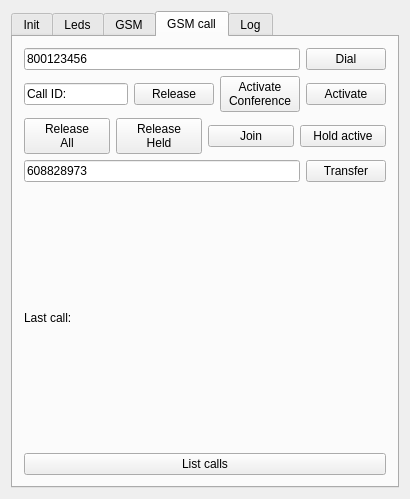
<?xml version="1.0" encoding="UTF-8"?>
<ui version="4.0">
 <class>MainWindow</class>
 <widget class="QMainWindow" name="MainWindow">
  <property name="geometry">
   <rect>
    <x>0</x>
    <y>0</y>
    <width>410</width>
    <height>499</height>
   </rect>
  </property>
  <property name="windowTitle">
   <string>MainWindow</string>
  </property>
  <widget class="QWidget" name="centralWidget">
   <layout class="QVBoxLayout" name="verticalLayout_3">
    <item>
     <widget class="QTabWidget" name="tabWidget">
      <property name="currentIndex">
       <number>3</number>
      </property>
      <widget class="QWidget" name="tabInit">
       <attribute name="title">
        <string>Init</string>
       </attribute>
       <layout class="QHBoxLayout" name="horizontalLayout_2">
        <item>
         <widget class="QTextBrowser" name="tbInit"/>
        </item>
       </layout>
      </widget>
      <widget class="QWidget" name="tabLeds">
       <attribute name="title">
        <string>Leds</string>
       </attribute>
       <layout class="QHBoxLayout" name="horizontalLayout">
        <item>
         <widget class="QCheckBox" name="cbRedLed">
          <property name="text">
           <string>Red led</string>
          </property>
         </widget>
        </item>
        <item>
         <widget class="QCheckBox" name="cbBlueLed">
          <property name="text">
           <string>Blue led</string>
          </property>
         </widget>
        </item>
        <item>
         <widget class="QCheckBox" name="cbOrangeLed">
          <property name="text">
           <string>Orange led</string>
          </property>
         </widget>
        </item>
       </layout>
      </widget>
      <widget class="QWidget" name="tabGsm">
       <attribute name="title">
        <string>GSM</string>
       </attribute>
       <layout class="QVBoxLayout" name="verticalLayout">
        <item>
         <widget class="QLabel" name="lGsmStatus">
          <property name="text">
           <string>GSM status:</string>
          </property>
          <property name="wordWrap">
           <bool>true</bool>
          </property>
         </widget>
        </item>
        <item>
         <widget class="QLabel" name="lSignalStrength">
          <property name="text">
           <string>Signal strength:</string>
          </property>
         </widget>
        </item>
        <item>
         <layout class="QHBoxLayout" name="horizontalLayout_4">
          <item>
           <widget class="QLineEdit" name="tbUssdReq">
            <property name="text">
             <string>*22#</string>
            </property>
           </widget>
          </item>
          <item>
           <widget class="QPushButton" name="bUssdReq">
            <property name="text">
             <string>USSD Request</string>
            </property>
           </widget>
          </item>
         </layout>
        </item>
        <item>
         <widget class="QPushButton" name="bListProviders">
          <property name="text">
           <string>List providers</string>
          </property>
         </widget>
        </item>
        <item>
         <widget class="QPushButton" name="bUnregister">
          <property name="text">
           <string>Unregister from network</string>
          </property>
         </widget>
        </item>
        <item>
         <widget class="QPushButton" name="bRegister">
          <property name="text">
           <string>Register to network</string>
          </property>
         </widget>
        </item>
        <item>
         <widget class="QPushButton" name="bGsmFeatures">
          <property name="text">
           <string>GSM features</string>
          </property>
         </widget>
        </item>
       </layout>
      </widget>
      <widget class="QWidget" name="tabGsmCall">
       <attribute name="title">
        <string>GSM call</string>
       </attribute>
       <layout class="QVBoxLayout" name="verticalLayout_4">
        <item>
         <layout class="QHBoxLayout" name="horizontalLayout_3">
          <item>
           <widget class="QLineEdit" name="tbCallNum">
            <property name="inputMask">
             <string/>
            </property>
            <property name="text">
             <string>800123456</string>
            </property>
           </widget>
          </item>
          <item>
           <widget class="QPushButton" name="bCall">
            <property name="text">
             <string>Dial</string>
            </property>
           </widget>
          </item>
         </layout>
        </item>
        <item>
         <layout class="QHBoxLayout" name="horizontalLayout_5">
          <item>
           <widget class="QLineEdit" name="tbCallId">
            <property name="text">
             <string>Call ID:</string>
            </property>
           </widget>
          </item>
          <item>
           <widget class="QPushButton" name="bRelease">
            <property name="text">
             <string>Release</string>
            </property>
           </widget>
          </item>
          <item>
           <widget class="QPushButton" name="bActivateConference">
            <property name="text">
             <string>Activate
Conference</string>
            </property>
           </widget>
          </item>
          <item>
           <widget class="QPushButton" name="bActivateCall">
            <property name="text">
             <string>Activate</string>
            </property>
           </widget>
          </item>
         </layout>
        </item>
        <item>
         <layout class="QHBoxLayout" name="horizontalLayout_6">
          <item>
           <widget class="QPushButton" name="bReleaseAll">
            <property name="text">
             <string>Release
All</string>
            </property>
           </widget>
          </item>
          <item>
           <widget class="QPushButton" name="bReleaseHeld">
            <property name="text">
             <string>Release
Held</string>
            </property>
           </widget>
          </item>
          <item>
           <widget class="QPushButton" name="bJoin">
            <property name="text">
             <string>Join</string>
            </property>
           </widget>
          </item>
          <item>
           <widget class="QPushButton" name="bHoldActive">
            <property name="text">
             <string>Hold active</string>
            </property>
           </widget>
          </item>
         </layout>
        </item>
        <item>
         <layout class="QHBoxLayout" name="horizontalLayout_7">
          <item>
           <widget class="QLineEdit" name="tbTransferNumber">
            <property name="text">
             <string>608828973</string>
            </property>
           </widget>
          </item>
          <item>
           <widget class="QPushButton" name="bTransfer">
            <property name="text">
             <string>Transfer</string>
            </property>
           </widget>
          </item>
         </layout>
        </item>
        <item>
         <widget class="QLabel" name="lLastCall">
          <property name="text">
           <string>Last call:</string>
          </property>
          <property name="wordWrap">
           <bool>true</bool>
          </property>
         </widget>
        </item>
        <item>
         <widget class="QPushButton" name="bListCalls">
          <property name="text">
           <string>List calls</string>
          </property>
         </widget>
        </item>
       </layout>
      </widget>
      <widget class="QWidget" name="tabLog">
       <attribute name="title">
        <string>Log</string>
       </attribute>
       <layout class="QVBoxLayout" name="verticalLayout_2">
        <item>
         <widget class="QTextBrowser" name="tbLog"/>
        </item>
       </layout>
      </widget>
     </widget>
    </item>
   </layout>
  </widget>
 </widget>
 <layoutdefault spacing="6" margin="11"/>
 <resources/>
 <connections/>
</ui>
